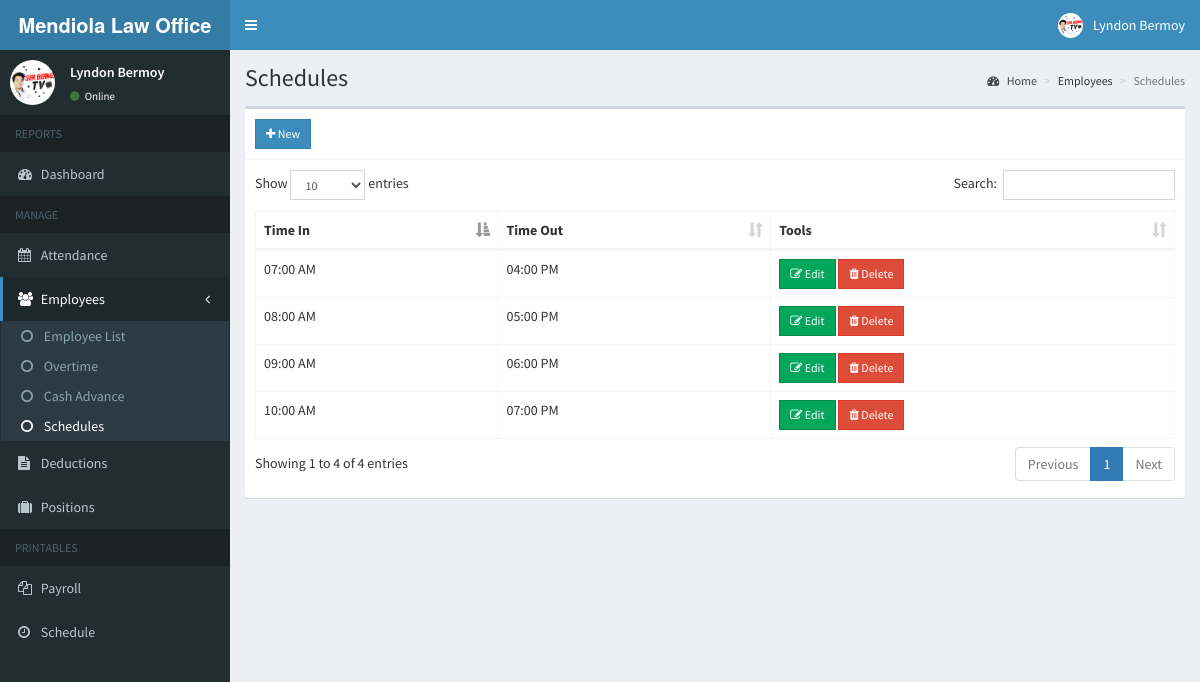
The app's page /onlinepayrollphp/admin/schedule.php (signed in) with its own data.
### tables this page shows
CREATE TABLE `schedules` (
  `id` int(11) NOT NULL,
  `time_in` time NOT NULL,
  `time_out` time NOT NULL
);

### onlinepayrollphp/admin/includes/session.php (called while the page is built, shortened)
<?php
	include 'includes/conn.php';
	$sql = "SELECT * FROM admin WHERE id = '".$_SESSION['admin']."'";
	$query = $conn->query($sql);
	$user = $query->fetch_assoc();
?>

### onlinepayrollphp/admin/schedule.php (the view, shortened to what this page needs)
<?php include 'includes/session.php'; ?>
<?php include 'includes/header.php'; ?>
<body class="hold-transition skin-blue sidebar-mini">
<div class="wrapper">
  <?php include 'includes/navbar.php'; ?>
  <?php include 'includes/menubar.php'; ?>
  <div class="content-wrapper">
    <section class="content-header">
      <h1>
        Schedules
      </h1>
      <ol class="breadcrumb">
        <li><a href="#"><i class="fa fa-dashboard"></i> Home</a></li>
        <li>Employees</li>
        <li class="active">Schedules</li>
      </ol>
    </section>
    <section class="content">
      <div class="row">
        <div class="col-xs-12">
          <div class="box">
            <div class="box-header with-border">
              <a href="#addnew" data-toggle="modal" class="btn btn-primary btn-sm btn-flat"><i class="fa fa-plus"></i> New</a>
            </div>
            <div class="box-body">
              <table id="example1" class="table table-bordered">
                <thead>
                  <th>Time In</th>
                  <th>Time Out</th>
                  <th>Tools</th>
                </thead>
                <tbody>
                  <?php
                    $sql = "SELECT * FROM schedules";
                    $query = $conn->query($sql);
                    while($row = $query->fetch_assoc()){
                      echo "
                        <tr>
                          <td>".date('h:i A', strtotime($row['time_in']))."</td>
                          <td>".date('h:i A', strtotime($row['time_out']))."</td>
                          <td>
                            <button class='btn btn-success btn-sm edit btn-flat' data-id='".$row['id']."'><i class='fa fa-edit'></i> Edit</button>
                            <button class='btn btn-danger btn-sm delete btn-flat' data-id='".$row['id']."'><i class='fa fa-trash'></i> Delete</button>
                          </td>
                        </tr>
                      ";
                    }
                  ?>
                </tbody>
              </table>
            </div>
          </div>
        </div>
      </div>
    </section>
  </div>
</div>
</body>
</html>

### onlinepayrollphp/admin/includes/navbar.php (shortened to what this page needs)
<header class="main-header">
    <a href="index2.html" class="logo">
      <span class="logo-lg"><b>Mendiola Law Office</b></span>
    </a>
    <nav class="navbar navbar-static-top">
      <a href="#" class="sidebar-toggle" data-toggle="push-menu" role="button">
      </a>
      <div class="navbar-custom-menu">
        <ul class="nav navbar-nav">
          <li class="dropdown user user-menu">
            <a href="#" class="dropdown-toggle" data-toggle="dropdown">
              <img src="<?php echo (!empty($user['photo'])) ? '../images/'.$user['photo'] : '../images/profile.jpg'; ?>" class="user-image" alt="User Image">
              <span class="hidden-xs"><?php echo $user['firstname'].' '.$user['lastname']; ?></span>
            </a>
          </li>
        </ul>
      </div>
    </nav>
  </header>

### onlinepayrollphp/admin/includes/menubar.php
<aside class="main-sidebar">
    <section class="sidebar">
      <div class="user-panel">
        <div class="pull-left image">
          <img src="<?php echo (!empty($user['photo'])) ? '../images/'.$user['photo'] : '../images/profile.jpg'; ?>" class="img-circle" alt="User Image">
        </div>
        <div class="pull-left info">
          <p><?php echo $user['firstname'].' '.$user['lastname']; ?></p>
          <a><i class="fa fa-circle text-success"></i> Online</a>
        </div>
      </div>
      <ul class="sidebar-menu" data-widget="tree">
        <li class="header">REPORTS</li>
        <li class=""><a href="home.php"><i class="fa fa-dashboard"></i> <span>Dashboard</span></a></li>
        <li class="header">MANAGE</li>
        <li><a href="attendance.php"><i class="fa fa-calendar"></i> <span>Attendance</span></a></li>
        <li class="treeview">
          <a href="#">
            <i class="fa fa-users"></i>
            <span>Employees</span>
            <span class="pull-right-container">
              <i class="fa fa-angle-left pull-right"></i>
            </span>
          </a>
          <ul class="treeview-menu">
            <li><a href="employee.php"><i class="fa fa-circle-o"></i> Employee List</a></li>
            <li><a href="overtime.php"><i class="fa fa-circle-o"></i> Overtime</a></li>
            <li><a href="cashadvance.php"><i class="fa fa-circle-o"></i> Cash Advance</a></li>
            <li><a href="schedule.php"><i class="fa fa-circle-o"></i> Schedules</a></li>
          </ul>
        </li>
        <li><a href="deduction.php"><i class="fa fa-file-text"></i> Deductions</a></li>
        <li><a href="position.php"><i class="fa fa-suitcase"></i> Positions</a></li>
        <li class="header">PRINTABLES</li>
        <li><a href="payroll.php"><i class="fa fa-files-o"></i> <span>Payroll</span></a></li>
        <li><a href="schedule_employee.php"><i class="fa fa-clock-o"></i> <span>Schedule</span></a></li>
      </ul>
    </section>
  </aside>

### records on screen
schedules: time_in "07:00 AM", time_out "04:00 PM"
schedules: time_in "08:00 AM", time_out "05:00 PM"
schedules: time_in "09:00 AM", time_out "06:00 PM"
schedules: time_in "10:00 AM", time_out "07:00 PM"

### other values on screen
$user['firstname'] "Lyndon"
$user['lastname'] "Bermoy"
